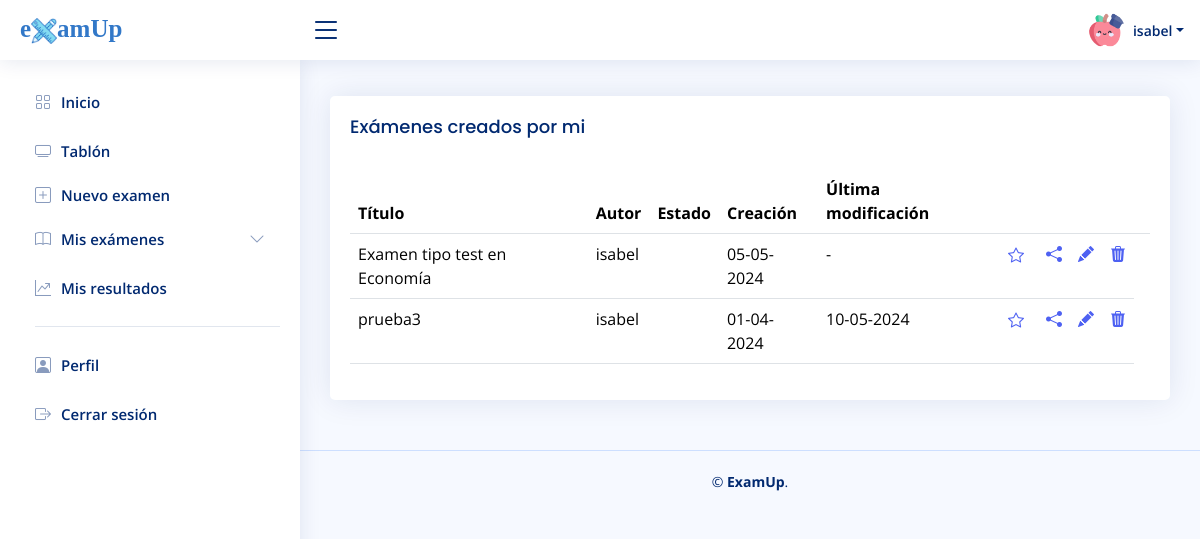
/app/main.php?exams=own (signed in), run on the app's committed database.
### tables this page shows
CREATE TABLE `translations` (
  `id_translation` int(255) NOT NULL,
  `component_name` varchar(255) NOT NULL,
  `es_ES` text NOT NULL,
  `en_EN` text NOT NULL
);

CREATE TABLE `exams` (
  `id_exam` int(255) NOT NULL,
  `gid_exam` varchar(255) NOT NULL,
  `gid_user` varchar(255) NOT NULL,
  `title` text NOT NULL,
  `date_created` date NOT NULL,
  `date_updated` date NOT NULL,
  `status` varchar(255) NOT NULL
);

### app/main.php (the view, shortened to what this page needs)
<?php
    include "../conection/config.php";
    $consultaTrans = "SELECT * FROM translations";
    $resultadoTrans = $conection->query($consultaTrans);
?>
<!DOCTYPE html>
<html lang="en">
<head>
  <link href="assets/vendor/bootstrap/css/bootstrap.min.css" rel="stylesheet">
  <link href="assets/vendor/bootstrap-icons/bootstrap-icons.css" rel="stylesheet">
  <link href="assets/vendor/boxicons/css/boxicons.min.css" rel="stylesheet">
  <link href="assets/vendor/quill/quill.snow.css" rel="stylesheet">
  <link href="assets/vendor/quill/quill.bubble.css" rel="stylesheet">
  <link href="assets/vendor/remixicon/remixicon.css" rel="stylesheet">
  <link href="assets/vendor/simple-datatables/style.css" rel="stylesheet">
  <link href="assets/css/style.css" rel="stylesheet">
    <link rel="stylesheet" href="//code.jquery.com/ui/1.12.1/themes/base/jquery-ui.css">
</head>
<body>
  <header id="header" class="header fixed-top d-flex align-items-center">
    <div class="d-flex align-items-center justify-content-between">
      <a href="main.php" class="logo d-flex align-items-center">
        <span style="font-family:matisan; font-size:25px; color:#3278c8">e<img src="assets/img/logotipo2.png" style="width:20; height:20;margin:0px">amUp</span>
      </a>
      <i class="bi bi-list toggle-sidebar-btn"></i>
    </div>
    <nav class="header-nav ms-auto">
      <ul class="d-flex align-items-center">
        <li class="nav-item dropdown pe-3">
          <a class="nav-link nav-profile d-flex align-items-center pe-0" href="#" data-bs-toggle="dropdown">
            <img src="assets/img/profile2.png" alt="Profile" class="rounded-circle">
            <span class="d-none d-md-block dropdown-toggle ps-2"><?php echo ($_SESSION['username']) ?></span>
          </a>
        </li>
      </ul>
    </nav>
  </header>
  <aside id="sidebar" class="sidebar">
    <ul class="sidebar-nav" id="sidebar-nav">
      <li class="nav-item">
        <a class="nav-link collapsed" href="main.php">
          <i class="bi bi-grid"></i>
          <span id="sidebarHome">
              <?php foreach ($resultadoTrans as $traduccion) {
                    if ($traduccion['component_name'] === 'sidebarHome') {$contenido = $traduccion[$_SESSION['language']]; echo $contenido; break;}
                } ?>
            </span>
        </a>
      </li>
      <li class="nav-item">
        <a class="nav-link collapsed" href="main.php?exams=public">
          <i class="bi bi-tv"></i><span id="sidebarBoard"><?php foreach ($resultadoTrans as $traduccion) {
                    if ($traduccion['component_name'] === 'sidebarBoard') {$contenido = $traduccion[$_SESSION['language']]; echo $contenido; break;}
                    } ?></span>
        </a>
        <a class="nav-link collapsed" id="sidebarNew" href="main.php?exams=create">
          <i class="bi bi-plus-square"></i>
            <span>
                <?php foreach ($resultadoTrans as $traduccion) {
                    if ($traduccion['component_name'] === 'sidebarNew') {$contenido = $traduccion[$_SESSION['language']]; echo $contenido; break;}
                    } ?>
            </span>
        </a>
        <a class="nav-link collapsed" id="sidebarMyexams" data-bs-target="#components-nav" data-bs-toggle="collapse" href="#">
          <i class="bi bi-book"></i><span>
            <?php foreach ($resultadoTrans as $traduccion) {
                    if ($traduccion['component_name'] === 'sidebarMyexams') {$contenido = $traduccion[$_SESSION['language']]; echo $contenido; break;}
                    } ?>
            </span>
            <i class="bi bi-chevron-down ms-auto"></i>
        </a>
      </li>
      <li class="nav-item">
         <a class="nav-link collapsed" href="main.php?charts=table">
          <i class="bi bi-graph-up-arrow"></i>
             <span id="sidebarMyresults">
                 <?php foreach ($resultadoTrans as $traduccion) {
                    if ($traduccion['component_name'] === 'sidebarMyresults') {$contenido = $traduccion[$_SESSION['language']]; echo $contenido; break;}
                    } ?>
             </span>
        </a>
      </li>
      <li class="nav-heading"><hr></li>
      <li class="nav-item">
        <a class="nav-link collapsed" href="main.php?profile">
          <i class="bi bi-person-square"></i>
          <span id="sidebarProfile">
              <?php foreach ($resultadoTrans as $traduccion) {
                    if ($traduccion['component_name'] === 'sidebarProfile') {$contenido = $traduccion[$_SESSION['language']]; echo $contenido; break;}
                    } ?>
            </span>
        </a>
      </li>
      <li class="nav-item">
        <a class="nav-link collapsed" href="logout/logout.php">
          <i class="bi bi-box-arrow-right"></i>
          <span id="sidebarLogout">
              <?php foreach ($resultadoTrans as $traduccion) {
                    if ($traduccion['component_name'] === 'sidebarLogout') {$contenido = $traduccion[$_SESSION['language']]; echo $contenido; break;}
                    } ?>
            </span>
        </a>
      </li>
    </ul>
  </aside>
  <main id="main" class="main">
    <section class="section dashboard">
      <div class="row">
        <?php
            if (isset($_GET['exams'])) {
                $exams = $_GET['exams'];
                switch ($exams) {
                    case 'own':
                        include 'exams/my_exams.php';
                        break;
                }
            }
        ?>
      </div>
    </section>
  </main>
<?php
    if(!empty($_GET)) {
      echo '<footer id="footer" class="footer">
        <div class="copyright">
          &copy; <strong><span>ExamUp</span></strong>.
        </div>
      </footer> ';
    }
?>
</body>
</html>

### app/exams/my_exams.php (shortened to what this page needs)
<?php
    include "../conection/config.php";
?>
        <div class="col-lg-12">
          <div class="card">
            <div class="card-body">
              <h5 class="card-title" id="tableMyexams"><?php foreach ($resultadoTrans as $traduccion) {
                if ($traduccion['component_name'] === 'tableMyexams') {$contenido = $traduccion[$_SESSION['language']]; echo $contenido; break;}
                } ?></h5>
              <table class="table table table-hover">
                <thead>
                  <tr>
                    <th id="tableTitle"><?php foreach ($resultadoTrans as $traduccion) {
                    if ($traduccion['component_name'] === 'tableTitle') {$contenido = $traduccion[$_SESSION['language']]; echo $contenido; break;}
                    } ?></th>
                    <th id="tableAutor"><?php foreach ($resultadoTrans as $traduccion) {
                    if ($traduccion['component_name'] === 'tableAutor') {$contenido = $traduccion[$_SESSION['language']]; echo $contenido; break;}
                    } ?></th>
                        <th id="tableState"><?php foreach ($resultadoTrans as $traduccion) {
                    if ($traduccion['component_name'] === 'tableState') {$contenido = $traduccion[$_SESSION['language']]; echo $contenido; break;}
                    } ?></th>
                        <th id="tableDateCreated" data-type="date" data-format="DD/MM/YYYY"><?php foreach ($resultadoTrans as $traduccion) {
                    if ($traduccion['component_name'] === 'tableDateCreated') {$contenido = $traduccion[$_SESSION['language']]; echo $contenido; break;}
                    } ?></th>
                        <th id="tableDateUpdated" data-type="date" data-format="DD/MM/YYYY"><?php foreach ($resultadoTrans as $traduccion) {
                    if ($traduccion['component_name'] === 'tableDateUpdated') {$contenido = $traduccion[$_SESSION['language']]; echo $contenido; break;}
                    } ?></th>
                    <th></th>
                    <th></th>
                    <th></th>
                    <th></th>
                    <th></th>
                  </tr>
                </thead>
                <tbody>
                    <?php
                        $consulta = "SELECT
                        id_exam,
                        gid_exam,
                        gid_user,
                        title,
                        DATE_FORMAT(date_created, '%d-%m-%Y') AS datecreated,
                        DATE_FORMAT(date_updated, '%d-%m-%Y') AS dateupdated,
                        status
                        FROM exams WHERE gid_user = '".$_SESSION['giduser']."'
                        ORDER BY date_created DESC;
                        ";
                        $resultado = $conection->query($consulta);
                        while($fila=$resultado->fetch_assoc()){
                            $title = $fila['title'];
                            $author = $_SESSION['username'];
                            $status = $fila['status'];
                            $created = $fila['datecreated'];
                            $updated = $fila['dateupdated'];
                            $updated = ($updated == "00-00-0000") ? "-" : $updated;
                            echo '<tr>
                            <td><a class="nav-link" href="?exams=do&gid_exam=' . $fila['gid_exam'] . '">' . (strlen($title) > 60 ? substr($title, 0, 80) . "..." : $title) . '</a></td>
                            <td>' . $author . '</td>
                            <td style="font-size:20px;"><i class="' . $status . '"></i></td>
                            <td>' . $created . '</td>
                            <td>' . $updated . '</td>
                            <td>';
                                $consulta2 = "SELECT * FROM favorites WHERE gid_user = '".$_SESSION['giduser']."' AND gid_exam = '".$fila['gid_exam']."' ";
                                $resultado2 = $conection->query($consulta2);
                                if($resultado2->num_rows > 0){
                                    echo '
                                    <button class="favorito" type="button" data-id="'.$fila['gid_exam'].'" data-value="1" style="background:none; border-radius:20px; border:none; display: block; color:#4e61f2;">
                                        <i class="bi bi-star-fill"></i>
                                    </button>';
                                } else {
                                    echo '
                                    <button class="favorito" type="button" data-id="'.$fila['gid_exam'].'" data-value="0" style="background:none; border-radius:20px; border:none; display: block; color:#4e61f2;">
                                       <i class="bi bi-star"></i>
                                    </button>';
                                }
                                echo '
                                </td>
                                <td>
                                    <a class="nav-link" href="#" data-toggle="modal" data-gid-exam="'.$fila['gid_exam'].'" onclick="openModal(\'myModal1\', this.getAttribute(\'data-gid-exam\'))">
                                        <i class="bi bi-share-fill" style="color:#4e61f2;"></i>
                                    </a>
                                </td>
                                <td>
                                    <a class="nav-link" href="?exams=edit&gid_exam='.$fila['gid_exam'].'" data-gid-exam="'.$fila['gid_exam'].'">
                                        <i class="bi bi-pencil-fill" style="color:#4e61f2;"></i>
                                    </a>
                                </td>
                                <td>
                                    <a class="nav-link" href="javascript:void(0);" onclick="confirmarBorrado(\''.$fila['gid_exam'].'\')">
                                        <i class="bi bi-trash3-fill" style="color:#4e61f2;"></i>
                                    </a>
                                </td>
                                </tr>';
                        }
                    ?>
                </tbody>
              </table>
            </div>
          </div>
        </div>

### app/assets/css/style.css (style rules this page uses)
:root { scroll-behavior: smooth; }
body { font-family: "Open Sans", sans-serif; background: #f6f9ff; color: #444444; }
a { color: #4154f1; text-decoration: none; }
h1, h2, h3, h4, h5, h6 { font-family: "Nunito", sans-serif; }
#main { margin-top: 60px; padding: 20px 30px; transition: all 0.3s; }
.card { margin-bottom: 30px; border: none; border-radius: 5px; box-shadow: 0px 0 30px rgba(1, 41, 112, 0.1); }
.card-title { padding: 20px 0 15px 0; font-size: 18px; font-weight: 500; color: #012970; font-family: "Poppins", sans-serif; }
.card-body { padding: 0 20px 20px 20px; }
.logo { line-height: 1; }
@media (min-width: 1200px) { .logo { width: 280px; } }
.logo img { max-height: 26px; margin-right: 6px; }
.logo span { font-size: 26px; font-weight: 700; color: #012970; font-family: "Nunito", sans-serif; }
.header { transition: all 0.5s; z-index: 997; height: 60px; box-shadow: 0px 2px 20px rgba(1, 41, 112, 0.1); background-color: #fff; padding-left: 20px; }
.header .toggle-sidebar-btn { font-size: 32px; padding-left: 10px; cursor: pointer; color: #012970; }
.header-nav ul { list-style: none; }
.header-nav>ul { margin: 0; padding: 0; }
.header-nav .nav-profile { color: #012970; }
.header-nav .nav-profile img { max-height: 36px; }
.header-nav .nav-profile span { font-size: 14px; font-weight: 600; }
.sidebar { position: fixed; top: 60px; left: 0; bottom: 0; width: 300px; z-index: 996; transition: all 0.3s; padding: 20px; overflow-y: auto; scrollbar-width: thin; scrollbar-color: #aab7cf transparent; box-shadow: 0px 0px 20px rgba(1, 41, 112, 0.1); background-color: #fff; }
@media (min-width: 1200px) { #main, #footer { margin-left: 300px; } }
.sidebar-nav { padding: 0; margin: 0; list-style: none; }
.sidebar-nav li { padding: 0; margin: 0; list-style: none; }
.sidebar-nav .nav-item { margin-bottom: 5px; }
.sidebar-nav .nav-heading { font-size: 11px; text-transform: uppercase; color: #899bbd; font-weight: 600; margin: 10px 0 5px 15px; }
.sidebar-nav .nav-link { display: flex; align-items: center; font-size: 15px; font-weight: 600; color: #4154f1; transition: 0.3; background: #f6f9ff; padding: 10px 15px; border-radius: 4px; }
.sidebar-nav .nav-link i { font-size: 16px; margin-right: 10px; color: #4154f1; }
.sidebar-nav .nav-link.collapsed { color: #012970; background: #fff; }
.sidebar-nav .nav-link.collapsed i { color: #899bbd; }
.sidebar-nav .nav-link .bi-chevron-down { margin-right: 0; transition: transform 0.2s ease-in-out; }
.footer { padding: 20px 0; font-size: 14px; transition: all 0.3s; border-top: 1px solid #cddfff; }
.footer .copyright { text-align: center; color: #012970; }

### data on the page
translations: es_ES "Inicio"
translations: es_ES "Tablón"
translations: es_ES "Nuevo examen"
translations: es_ES "Mis exámenes"
translations: es_ES "Mis resultados"
translations: es_ES "Perfil"
translations: es_ES "Cerrar sesión"
translations: es_ES "Exámenes creados por mi"
translations: es_ES "Título"
translations: es_ES "Autor"
translations: es_ES "Estado"
translations: es_ES "Creación"
translations: es_ES "Última modificación"
exams: title "Examen tipo test en Economía", author "isabel", created "05-05-2024", updated "-"
exams: title "prueba3", author "isabel", created "01-04-2024", updated "10-05-2024"

### other printed values
$_SESSION['username'] "isabel"
